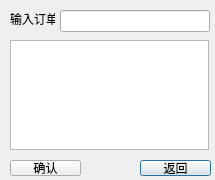
<?xml version="1.0" encoding="UTF-8"?>
<ui version="4.0">
 <class>refund</class>
 <widget class="QDialog" name="refund">
  <property name="geometry">
   <rect>
    <x>0</x>
    <y>0</y>
    <width>215</width>
    <height>180</height>
   </rect>
  </property>
  <property name="windowTitle">
   <string>取消订单</string>
  </property>
  <widget class="QPushButton" name="back">
   <property name="geometry">
    <rect>
     <x>140</x>
     <y>160</y>
     <width>71</width>
     <height>16</height>
    </rect>
   </property>
   <property name="text">
    <string>返回</string>
   </property>
  </widget>
  <widget class="QTextEdit" name="textEdit">
   <property name="geometry">
    <rect>
     <x>10</x>
     <y>40</y>
     <width>199</width>
     <height>110</height>
    </rect>
   </property>
   <property name="font">
    <font>
     <family>Arial</family>
     <pointsize>14</pointsize>
    </font>
   </property>
  </widget>
  <widget class="QPushButton" name="confirm">
   <property name="geometry">
    <rect>
     <x>10</x>
     <y>160</y>
     <width>71</width>
     <height>16</height>
    </rect>
   </property>
   <property name="text">
    <string>确认</string>
   </property>
  </widget>
  <widget class="QLineEdit" name="lineEdit">
   <property name="geometry">
    <rect>
     <x>60</x>
     <y>10</y>
     <width>150</width>
     <height>22</height>
    </rect>
   </property>
  </widget>
  <widget class="QLabel" name="label">
   <property name="geometry">
    <rect>
     <x>10</x>
     <y>9</y>
     <width>45</width>
     <height>20</height>
    </rect>
   </property>
   <property name="text">
    <string>输入订单号</string>
   </property>
  </widget>
 </widget>
 <resources/>
 <connections/>
</ui>
